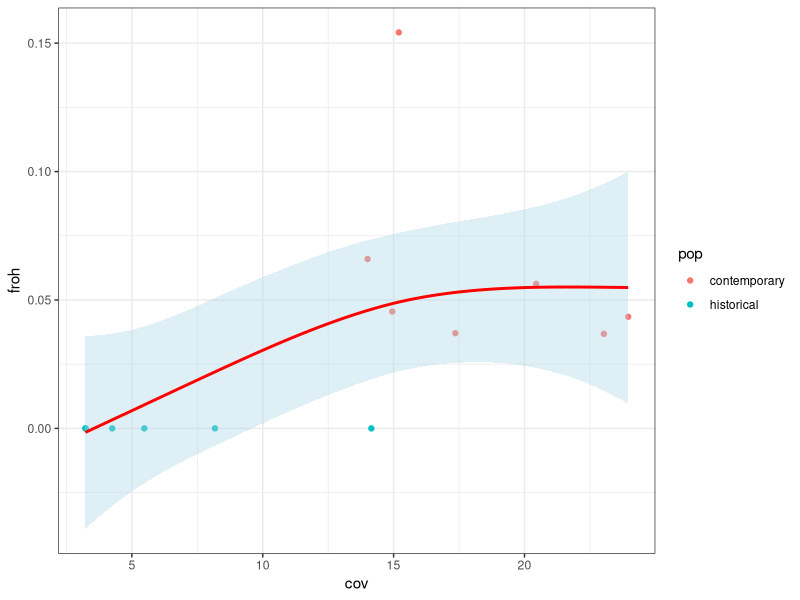

This chart was generated by the following R code: (Note: this script raises an error after producing the figure.)
## ---- chunk 1
knitr::opts_chunk$set(echo = TRUE)
library(ggplot2)
library(dplyr)
library(tidyr)
library(ggpubr)
## ---- chunk 2
setwd("/Users/abc6435/Desktop/KROH/data/roh")
data <- read.table("KIWA_roh_sum_0.5MB.txt", header=TRUE, sep = " ")
data$sample <- rownames(data)
rownames(data) <- NULL
data[1:7,1] <- "contemporary"
data[8:13,1] <- "historical"

T <- data[,c(1, 16, 14:15)]
colnames(T) <- c("pop", "sample", "nroh", "sroh")


T$froh <- T$sroh/(938591657)

T$cov <- c(15.1971,23.0325,23.9627,
              14.0057,14.949, 17.3588,
              20.4465,3.22439,8.17364,
              3.2343,4.24936,14.1492,5.4758)
## ---- chunk 3
model <- lm(froh ~ cov, data = T)
summary(model)

model_log <- lm(froh ~ log(cov), data = T)
summary(model_log)
## ---- chunk 4
leg <- c("contemporary" = "gray","historical" = "black")

ggplot(T, aes(x = cov, y = froh, color = pop)) +
  geom_point() +
  geom_smooth(method = "gam", formula = y ~ s(x), 
              color = "red", fill = "lightblue", level = 0.95) +
  theme_bw()
## ---- chunk 5
roh_figure <- ggarrange(nroh_sroh, roh_class, nrow=1, ncol=2)
ggsave("roh.png", 
       plot=roh_figure, 
       path ="/Users/abc6435/Desktop/KROH/figures/",
       width = 5,
       height = 2.5, 
       units = "in", 
       dpi = 300)
